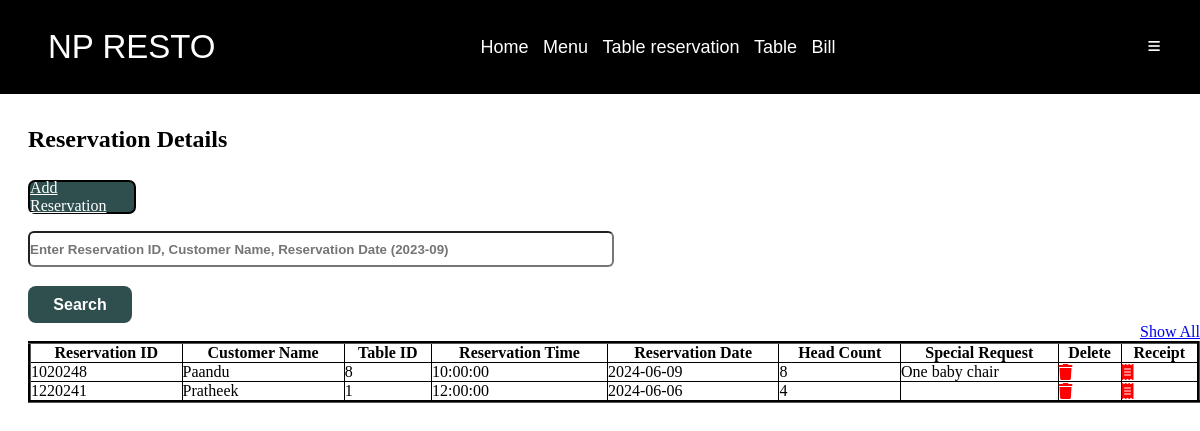
The page /admin/reservation-panel.php on the database its author committed.
### tables this page shows
CREATE TABLE IF NOT EXISTS `reservations` (
  `customer_name` varchar(255) DEFAULT NULL,
  `table_id` int DEFAULT NULL,
  `reservation_time` time DEFAULT NULL,
  `reservation_date` date DEFAULT NULL,
  `head_count` int DEFAULT NULL,
  `special_request` varchar(255) DEFAULT NULL,
  `reservation_id` int NOT NULL AUTO_INCREMENT,
  PRIMARY KEY (`reservation_id`),
  KEY `table_id` (`table_id`)
);

### admin/reservation-panel.php (the view, shortened to what this page needs)
 <link rel="stylesheet" href="./CSS/reservationstyle.css">
 <link rel="stylesheet" href="./CSS/menustyle.css">
 <link rel="stylesheet" href="https://cdnjs.cloudflare.com/ajax/libs/font-awesome/6.5.2/css/all.min.css" />
<?php
include './heading.php';
?>
                <div class="rescontainer">
                <h2 class="pull-left">Reservation Details</h2>
                 <div class="additem">
                <a href="createReservation.php" class="btnitem"> Add Reservation</a>
                </div>
                    <form method="POST" action="#">
                        <div class="row">
                                <input required type="text" id="search" name="search" class="form-control" placeholder="Enter Reservation ID, Customer Name, Reservation Date (2023-09)"></div>
                            <div class="colmd">
                                <button type="submit" class="btn btn-dark">Search</button>
</div>
                            <div class="col" style="text-align: right;" >
                                <a href="reservation-panel.php" class="btn">Show All</a>
                            </div>
                    </form>
                <?php
                require_once "../config.php";
                $sql = "SELECT * FROM reservations ORDER BY reservation_id;";
                if (isset($_POST['search'])) {
                    if (!empty($_POST['search'])) {
                        $search =ucfirst( $_POST['search']);
                        $sql = "SELECT * FROM reservations WHERE  reservation_id LIKE '%$search%' OR customer_name LIKE '%$search%'";
                    } else {
                        $sql = "SELECT * FROM reservations ORDER BY reservation_date DESC, reservation_time DESC;";
                    }
                } else{
                    $sql = "SELECT * FROM reservations ORDER BY reservation_date DESC, reservation_time DESC;";
                }
                if ($result = mysqli_query($link, $sql)) {
                    if (mysqli_num_rows($result) > 0) {
                        echo '<table  border="1" class="table-body">';
                        echo "<thead>";
                        echo "<tr>";
                        echo "<th>Reservation ID</th>";
                        echo "<th>Customer Name</th>";
                        echo "<th>Table ID</th>";
                        echo "<th>Reservation Time</th>";
                        echo "<th>Reservation Date</th>";
                        echo "<th>Head Count</th>";
                        echo "<th>Special Request</th>";
                        echo "<th>Delete</th>";
                        echo "<th>Receipt</th>";
                        echo "</tr>";
                        echo "</thead>";
                        echo "<tbody>";
                        while ($row = mysqli_fetch_array($result)) {
                            echo "<tr>";
                            echo "<td>" . $row['reservation_id'] . "</td>";
                            echo "<td>" . $row['customer_name'] . "</td>";
                            echo "<td>" . $row['table_id'] . "</td>";
                            echo "<td>" . $row['reservation_time'] . "</td>";
                            echo "<td>" . $row['reservation_date'] . "</td>";
                            echo "<td>" . $row['head_count'] . "</td>";
                            echo "<td>" . $row['special_request'] . "</td>";
                            echo "<td>";
                            echo '<a class="icon" href="../admin/deleteReservation.php?id='. $row['reservation_id'] .'" title="Delete Record" data-toggle="tooltip" '
                                   . 'onclick="return confirm(\'Are you sure you want to delete this Reservation?\n\nThis will alter other modules related to this Reservation!\n\')"><span class="fa fa-trash text-black"></span></a>';
                            echo "</td>";
                            echo "<td>";
                            echo '<a class="icon"href="../admin/reservationReceipt.php?reservation_id='. $row['reservation_id'] .'" title="Receipt" data-toggle="tooltip"><span class="fa fa-receipt text-black"></span></a>';
                            echo "</td>";
                            echo "</tr>";
                        }
                        echo "</tbody>";
                        echo "</table>";
                    } else {
                        echo '<div class="alert alert-danger"><em>No records were found.</em></div>';
                    }
                } else {
                    echo "Oops! Something went wrong. Please try again later.";
                }
                ?>

### admin/CSS/reservationstyle.css (style rules this page uses)
.rescontainer { margin-top: 32px; margin-left:28px; }
table { width:100%; }

### admin/CSS/menustyle.css (style rules this page uses)
.additem { margin: 27px 0px; border: solid 2px black; width: 104px; background-color:darkslategray; border-radius: 7px; height: 30px; align-items: center; display: flex; color:white; }
.table-body { width:100%; border-collapse: collapse; border-color: black; border-width: medium; }
.form-control { width: 50%; height: 89%; border-radius: 6px; font-weight: bolder; cursor:pointer; }
.row { width: 100%; height: 40px; margin-top: -12px; display: flex; align-items: center; }
.colmd { margin-top: 17px; height: 37px; }
.btn-dark { height: 100%; width: 104px; border-radius: 8px; font-weight: bolder; cursor:pointer; background-color:darkslategrey; font-size:16px; color:white }
tbody { background-color:white; }
.btnitem { color:white; }
.icon { color:red; }

### admin/CSS/headingstyles.css (style rules this page uses)
* { padding:0; margin:0; }
button { background: transparent; color: white; border: none; }

### rows shown on the page
reservations: reservation_id "1020248", customer_name "Paandu", table "8", reservation_time "10:00:00", reservation_date "2024-06-09", head_count "8", special_request "One baby chair"
reservations: reservation_id "1220241", customer_name "Pratheek", table "1", reservation_time "12:00:00", reservation_date "2024-06-06", head_count "4"
